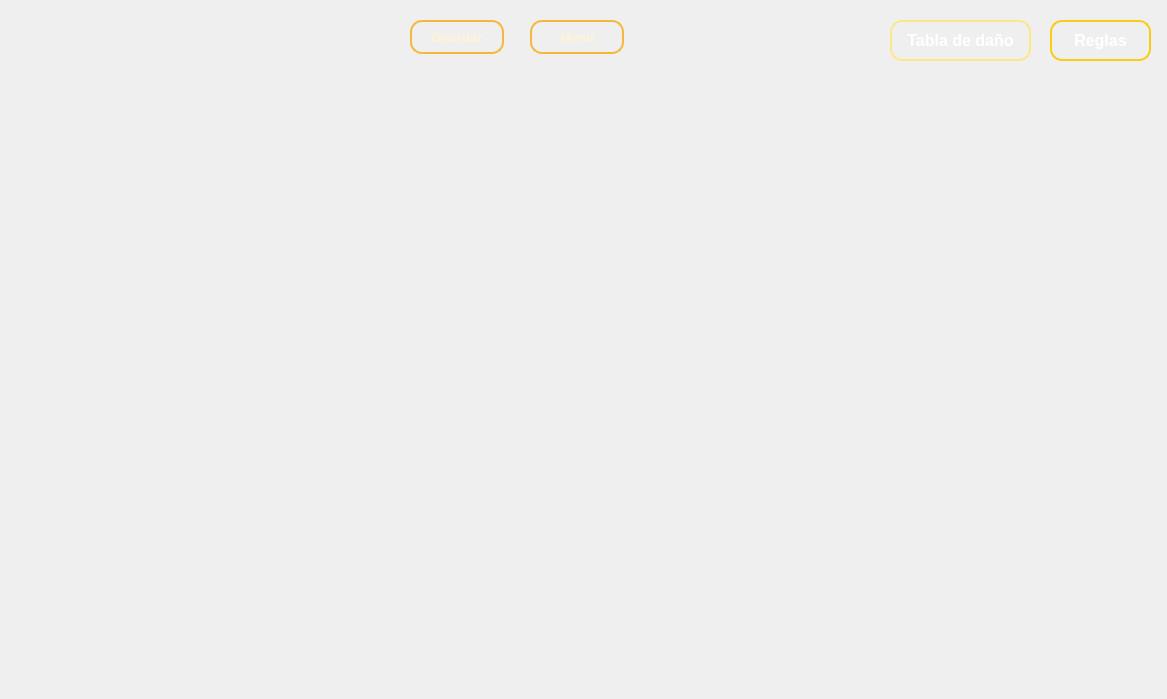
<?xml version="1.0" encoding="UTF-8"?>
<ui version="4.0">
 <class>partida</class>
 <widget class="QMainWindow" name="partida">
  <property name="geometry">
   <rect>
    <x>0</x>
    <y>0</y>
    <width>1167</width>
    <height>699</height>
   </rect>
  </property>
  <property name="windowTitle">
   <string>MainWindow</string>
  </property>
  <widget class="QWidget" name="centralwidget">
   <property name="styleSheet">
    <string notr="true">vQWidget {
    background-image: url(:/disenios/arena 2.png);
    background-repeat: no-repeat;
    background-position: center;
}
#centralwidget {
    border-image: url(:/disenios/arena 2.png) 0 0 0 0 stretch stretch;
}</string>
   </property>
   <widget class="QLabel" name="carta_ia">
    <property name="geometry">
     <rect>
      <x>500</x>
      <y>230</y>
      <width>181</width>
      <height>231</height>
     </rect>
    </property>
    <property name="styleSheet">
     <string notr="true"/>
    </property>
    <property name="text">
     <string/>
    </property>
   </widget>
   <widget class="QPushButton" name="tabla_danio">
    <property name="geometry">
     <rect>
      <x>890</x>
      <y>20</y>
      <width>141</width>
      <height>41</height>
     </rect>
    </property>
    <property name="styleSheet">
     <string notr="true">QPushButton {
    background: qlineargradient(
        x1:0, y1:0,
        x2:0, y2:1,
        stop:0 #10b981,
        stop:1 #065f46
    );

    color: white;

    border: 2px solid #fde68a;
    border-radius: 12px;

    font-size: 16px;
    font-weight: bold;

    padding: 8px;
}

QPushButton:hover {
    background: qlineargradient(
        x1:0, y1:0,
        x2:0, y2:1,
        stop:0 #34d399,
        stop:1 #047857
    );

    border: 2px solid white;
}

QPushButton:pressed {
    background: #064e3b;
}</string>
    </property>
    <property name="text">
     <string>Tabla de daño</string>
    </property>
   </widget>
   <widget class="QPushButton" name="reglas">
    <property name="geometry">
     <rect>
      <x>1050</x>
      <y>20</y>
      <width>101</width>
      <height>41</height>
     </rect>
    </property>
    <property name="styleSheet">
     <string notr="true">QPushButton {
    background: qlineargradient(
        x1:0, y1:0,
        x2:0, y2:1,
        stop:0 #4f46e5,
        stop:1 #312e81
    );

    color: white;

    border: 2px solid #facc15;
    border-radius: 12px;

    font-size: 16px;
    font-weight: bold;

    padding: 8px;
}

QPushButton:hover {
    background: qlineargradient(
        x1:0, y1:0,
        x2:0, y2:1,
        stop:0 #6366f1,
        stop:1 #4338ca
    );

    border: 2px solid white;
}

QPushButton:pressed {
    background: #1e1b4b;
}</string>
    </property>
    <property name="text">
     <string>Reglas</string>
    </property>
   </widget>
   <widget class="QLabel" name="nombre_player">
    <property name="geometry">
     <rect>
      <x>10</x>
      <y>0</y>
      <width>191</width>
      <height>51</height>
     </rect>
    </property>
    <property name="font">
     <font>
      <family>Rubik</family>
      <pointsize>28</pointsize>
      <bold>true</bold>
     </font>
    </property>
    <property name="text">
     <string/>
    </property>
   </widget>
   <widget class="QPushButton" name="guardar_partida">
    <property name="geometry">
     <rect>
      <x>410</x>
      <y>20</y>
      <width>94</width>
      <height>34</height>
     </rect>
    </property>
    <property name="styleSheet">
     <string notr="true">QPushButton {
    background-color: qlineargradient(x1:0, y1:0, x2:0, y2:1,
                      stop:0 #c62828, stop:1 #6d0f0f);
    color: #fff3d6;
    font-weight: bold;
    font-size: 13px;
    border: 2px solid #f5b83d;
    border-radius: 12px;
    min-width: 90px;
    max-width: 90px;
    min-height: 30px;
    max-height: 30px;
}

QPushButton:hover {
    background-color: qlineargradient(x1:0, y1:0, x2:0, y2:1,
                      stop:0 #e53935, stop:1 #8e1414);
    border: 2px solid #ffd54f;
}

QPushButton:pressed {
    background-color: #5a0b0b;
    padding-top: 2px;
}</string>
    </property>
    <property name="text">
     <string>Guardar</string>
    </property>
   </widget>
   <widget class="QPushButton" name="menu">
    <property name="geometry">
     <rect>
      <x>530</x>
      <y>20</y>
      <width>94</width>
      <height>34</height>
     </rect>
    </property>
    <property name="styleSheet">
     <string notr="true">QPushButton {
    background-color: qlineargradient(x1:0, y1:0, x2:0, y2:1,
                      stop:0 #c62828, stop:1 #6d0f0f);
    color: #fff3d6;
    font-weight: bold;
    font-size: 13px;
    border: 2px solid #f5b83d;
    border-radius: 12px;
    min-width: 90px;
    max-width: 90px;
    min-height: 30px;
    max-height: 30px;
}

QPushButton:hover {
    background-color: qlineargradient(x1:0, y1:0, x2:0, y2:1,
                      stop:0 #e53935, stop:1 #8e1414);
    border: 2px solid #ffd54f;
}

QPushButton:pressed {
    background-color: #5a0b0b;
    padding-top: 2px;
}</string>
    </property>
    <property name="text">
     <string>Menu</string>
    </property>
   </widget>
   <widget class="QLabel" name="mostrador_danio">
    <property name="geometry">
     <rect>
      <x>820</x>
      <y>240</y>
      <width>291</width>
      <height>231</height>
     </rect>
    </property>
    <property name="font">
     <font>
      <pointsize>20</pointsize>
     </font>
    </property>
    <property name="text">
     <string/>
    </property>
   </widget>
  </widget>
 </widget>
 <resources/>
 <connections/>
</ui>
